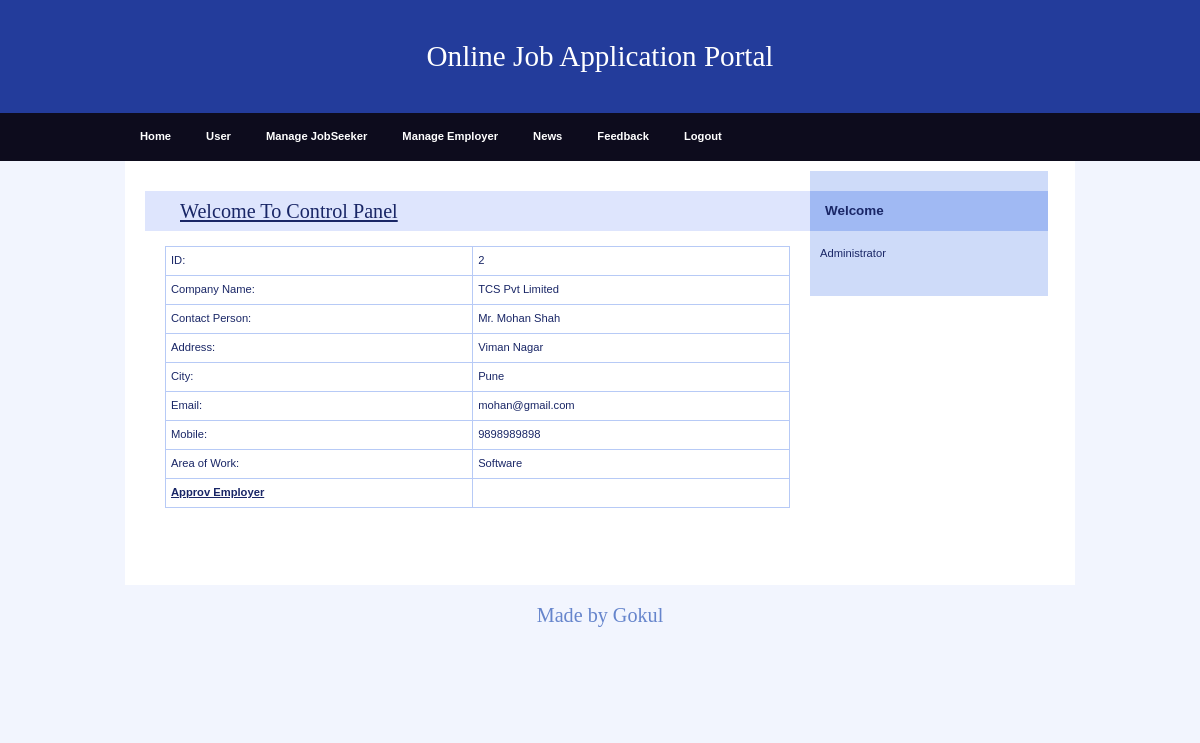
The app's page /Admin/DetailEmp.php?EmpId=2 with its own data.
### tables this page shows
CREATE TABLE `employer_reg` (
  `EmployerId` int NOT NULL,
  `CompanyName` varchar(20) NOT NULL,
  `ContactPerson` varchar(20) NOT NULL,
  `Address` varchar(100) NOT NULL,
  `City` varchar(20) NOT NULL,
  `Email` varchar(40) NOT NULL,
  `Mobile` bigint NOT NULL,
  `Area_Work` varchar(40) NOT NULL,
  `Status` varchar(10) NOT NULL,
  `UserName` varchar(20) NOT NULL,
  `Password` varchar(20) NOT NULL,
  `Question` varchar(100) NOT NULL,
  `Answer` varchar(50) NOT NULL
);

### Admin/DetailEmp.php (the view, shortened to what this page needs)
<!DOCTYPE html>
<html>
<head>
  <link rel="stylesheet" media="screen,projection" type="text/css" href="./css/main.css" />
  <link rel="stylesheet" media="print" type="text/css" href="./css/print.css" />
</head>
<body>
  <div id="main" class="box">
    <?php
    include "Header.php"
    ?>
    <?php
    include "menu.php"
    ?>
    <div id="page" class="box">
      <div id="page-in" class="box">
        <div id="content">
          <div class="article">
            <h2><span><a href="#">Welcome To Control Panel</a></span></h2>
            <?php
            $ID = $_GET['EmpId'];
            $con = mysqli_connect("localhost", "gokul", "Gokul0309", "job");
            $sql = "select * from employer_reg where EmployerId ='" . $ID . "'  ";
            $result = mysqli_query($con, $sql);
            $row = mysqli_fetch_array($result)
            ?>
            <table width="100%" border="1" cellspacing="2" cellpadding="2">
              <tr>
                <td>ID:</td>
                <td><?php echo $row['EmployerId']; ?></td>
              </tr>
              <tr>
                <td>Company Name:</td>
                <td><?php echo $row['CompanyName']; ?></td>
              </tr>
              <tr>
                <td>Contact Person:</td>
                <td><?php echo $row['ContactPerson']; ?></td>
              </tr>
              <tr>
                <td>Address:</td>
                <td><?php echo $row['Address']; ?></td>
              </tr>
              <tr>
                <td>City:</td>
                <td><?php echo $row['City']; ?></td>
              </tr>
              <tr>
                <td>Email:</td>
                <td><?php echo $row['Email']; ?></td>
              </tr>
              <tr>
                <td>Mobile:</td>
                <td><?php echo $row['Mobile']; ?></td>
              </tr>
              <tr>
                <td>Area of Work:</td>
                <td><?php echo $row['Area_Work']; ?></td>
              </tr>
              <tr>
                <td><strong><a href="ApprovEmp.php?EmpId=<?php echo $row['EmployerId']; ?>">Approv Employer</a></strong></td>
                <td>&nbsp;</td>
              </tr>
            </table>
            <p class="btn-more box noprint">&nbsp;</p>
          </div>
        </div>
        <?php
        include "right.php"
        ?>
      </div>
    </div>
    <?php
    include "footer.php"
    ?>
  </div>
</body>
</html>

### Admin/css/main.css (style rules this page uses)
* { min-height: 1px; }
body { border: 0; margin: 0; padding: 0; background: #f2f5fe; font: 70%/160% "verdana", sans-serif; color: #192666; _text-align: center; }
a { color: #192666; }
p { border: 0; margin: 15px 0; padding: 0; }
div { display: block; border: 0; margin: 0; padding: 0; }
h1, h2, h3, h4, h5 { border: 0; margin: 10px 0; padding: 0; font-weight: bold; }
h2 { font-size: 180%; line-height: 100%; font-family: "georgia", serif; font-weight: normal; }
table { display: table; border-collapse: collapse; margin: 15px 0; padding: 0; border: 1px solid #b7caf6; font-size: 100%; }
tr { display: table-row; }
th, td { display: table-cell; border: 1px solid #b7caf6; margin: 0; padding: 5px; vertical-align: top; text-align: left; }
a, img, span { border: 0; margin: 0; padding: 0; }
strong, .strong { font-weight: bold; }
.box { min-height: 1px; _height: 1px; }
.box:after { content: "."; display: block; line-height: 0px; font-size: 0px; visibility: hidden; clear: both; }
#main { margin: 0px auto 0 auto; _text-align: left; }
#page { min-height: 1px; width: 950px; margin: 0 auto; background: #fff; _height: 1px; }
#page-in { min-height: 1px; padding: 10px 0; _height: 1px; }
#content { float: left; width: 70%; _width: 72%; margin: 0; padding: 0 0 0 20px; }
#content .article { clear: both; margin: 0; padding: 20px; }
#content .article h2 { margin: 0 -20px; padding: 10px; background: #dee5fd; color: #192666; }
#content .article h2 span { padding-left: 25px; }
#content .article p { text-align: justify; }
#content .btn-more { margin: 0 0 15px 0; padding: 0; border: 0; position: relative; }

### Admin/css/print.css (style rules this page uses)
body { border: 0; margin: 0; padding: 0; font-size: 12pt; }
a { color: #000; text-decoration: none; }
h1, h2, h3 { page-break-after: avoid; page-break-inside: avoid; }
table { border-collapse: collapse; border-width: 1px; border-style: solid; }
th, td { display: table-cell; border-width: 1px; border-style: solid; }
.noprint { display: none; }

### records on screen
employer_reg: EmployerId "2", CompanyName "TCS Pvt Limited", ContactPerson "Mr. Mohan Shah", Address "Viman Nagar", City "Pune", Email "mohan@gmail.com", Mobile "9898989898", Area_Work "Software"
